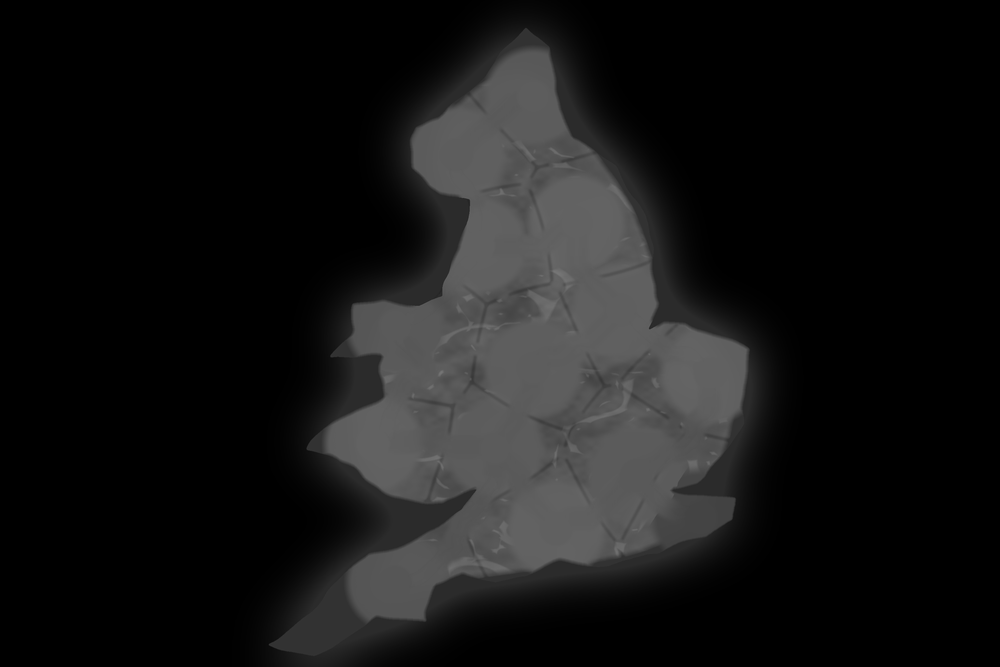
#> input picture assets/campaigns/england/map-height.png, 1000 x 667 px, shrunk from 3072 x 2048 before the run, found by its file name
$ python check_marches.py
#> lines starting #> are read from the running program, lines starting #| are printed output that depends on the picture
"""Can an army get there? Every county's village, walked to from every other, over the generated map.

The game decides where men can march in CampaignMapPage.LayGround and MarchGrid, off the height, ID and
ditch images this campaign's generator writes. A map can come out of the generator looking right and
still have a county nobody can reach: a road that climbs one cell too steeply is not a road to the
march grid, and a whole region went unreachable that way without anybody noticing. So the same rules
are applied here, to the images on disk, and the run fails if any county cannot be reached.

Kept in step with the C# by hand. The numbers below are the game's own (CampaignMapPage, CampaignMap3D,
MarchGrid, game-balance.tres); change one there and it has to change here.

    tools/.venv/bin/python tools/check_marches.py [campaign] [--rise 0.9]
"""
import argparse
import json
from collections import deque
from pathlib import Path

import numpy as np
from PIL import Image

PROJECT_DIR = Path(__file__).resolve().parent.parent

CELL_SIZE = 12                            # MarchGrid.CellSize
HEIGHT_SCALE = 26.0                       # CampaignMap3D.HeightScale
SEA_LEVEL = HEIGHT_SCALE * 46.0 / 255.0   # CampaignMap3D.SeaLevel, off SeaFloorByte
SHORE_CLEARANCE = 0.35                    # CampaignMapPage.ShoreClearance
MARCHABLE_RISE = 0.9                      # CampaignMapPage.MarchableRise


def load(campaign):
#> called with campaign = 'england/maps/royal-crown'
    assets = PROJECT_DIR / "assets" / "campaigns" / campaign
    data = PROJECT_DIR / "data" / "campaigns" / campaign
    height = np.asarray(Image.open(assets / "map-height.png").convert("L"), dtype=np.float32) / 255.0 * HEIGHT_SCALE
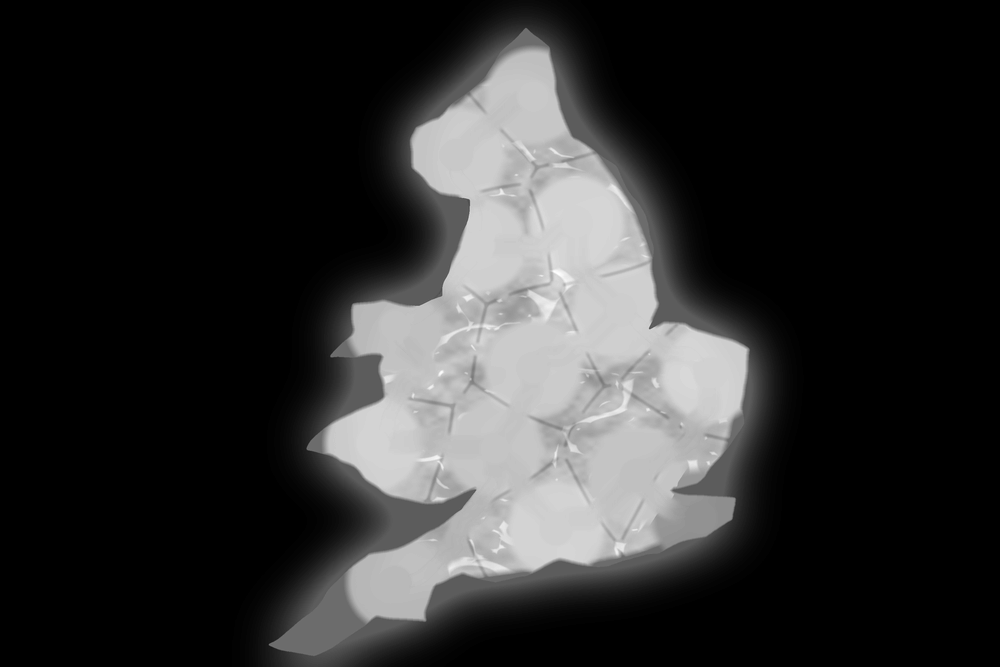
#> height: shape (667, 1000) float32; min 0, max 12.03, mean 2.2; drawn with min black and max white
    ids = np.asarray(Image.open(assets / "map-ids.png").convert("RGB"))[:, :, 0].astype(np.int32) - 1
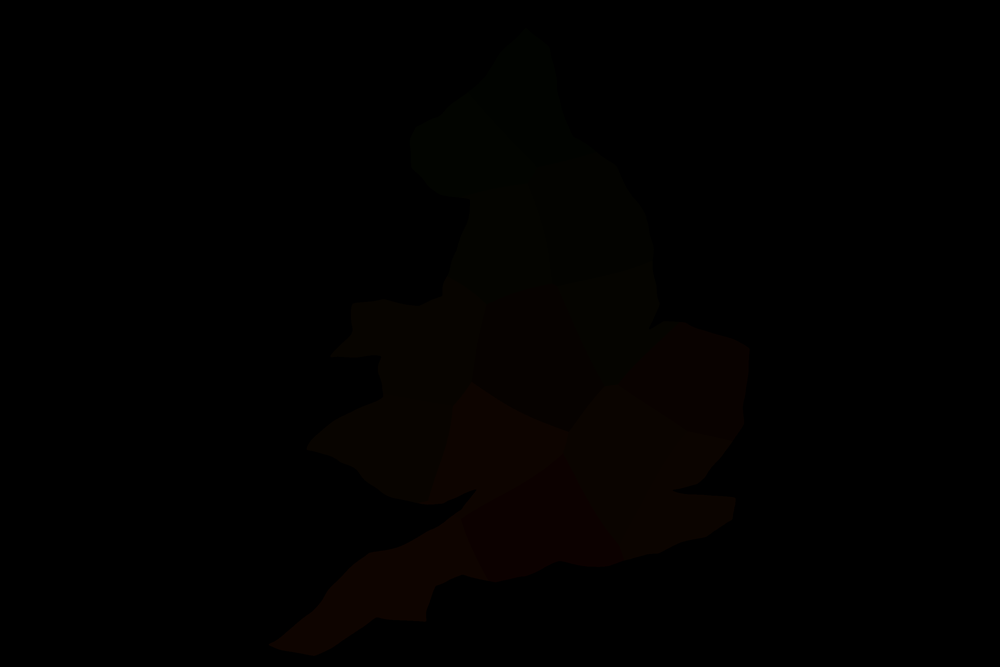
#> input picture assets/campaigns/england/map-ids.png, 1000 x 667 px, shrunk from 3072 x 2048 before the run, found by its file name
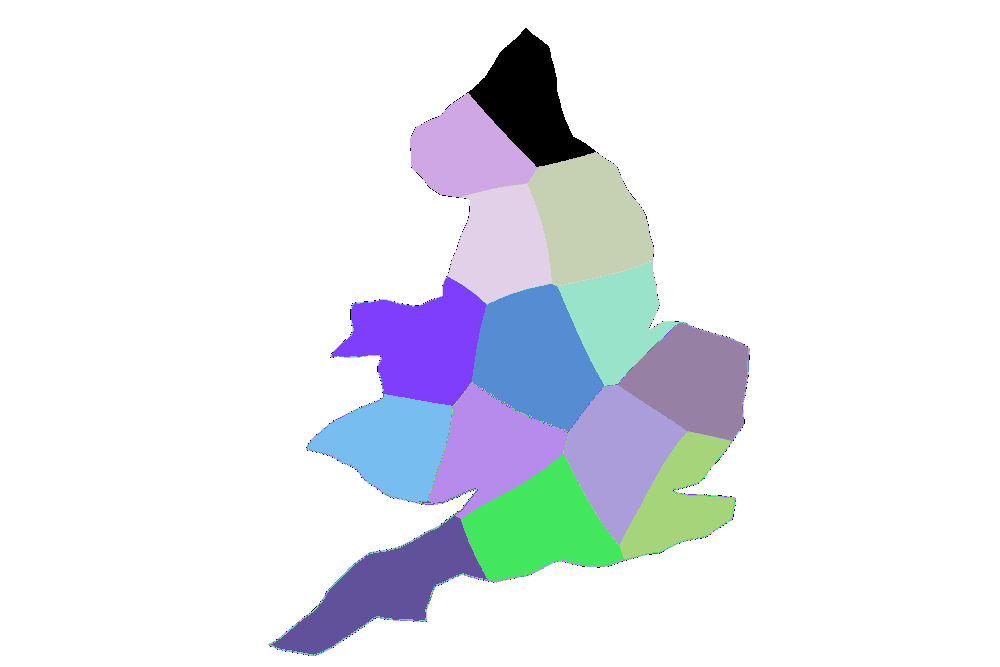
#> ids: shape (667, 1000) int32; 17 distinct labels, from -1 to 15; one colour per label, 0 black, -1 white
    ditch = np.asarray(Image.open(assets / "map-ditch.png").convert("L"), dtype=np.float32) / 255.0
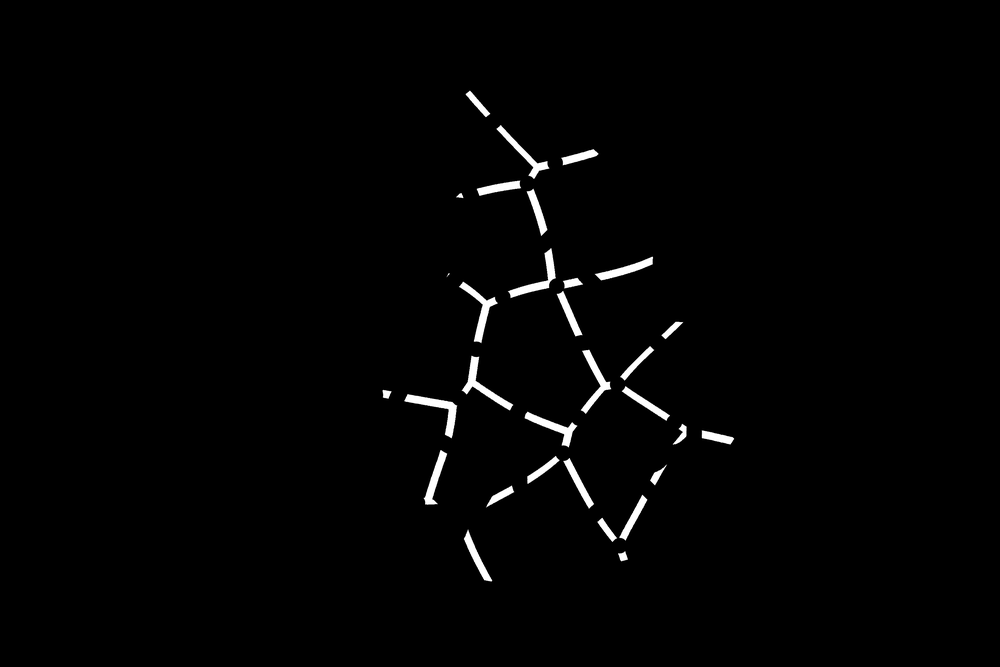
#> input picture assets/campaigns/england/map-ditch.png, 1000 x 667 px, shrunk from 3072 x 2048 before the run, found by its file name
#> (the run stopped early here; a loop or call above may not have finished)
